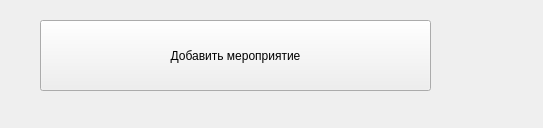
<?xml version="1.0" encoding="UTF-8"?>
<ui version="4.0">
 <class>Form</class>
 <widget class="QWidget" name="Form">
  <property name="geometry">
   <rect>
    <x>0</x>
    <y>0</y>
    <width>543</width>
    <height>128</height>
   </rect>
  </property>
  <property name="windowTitle">
   <string>Form</string>
  </property>
  <widget class="QPushButton" name="pushButton">
   <property name="geometry">
    <rect>
     <x>40</x>
     <y>20</y>
     <width>391</width>
     <height>71</height>
    </rect>
   </property>
   <property name="text">
    <string>Добавить мероприятие</string>
   </property>
  </widget>
 </widget>
 <resources/>
 <connections/>
</ui>
